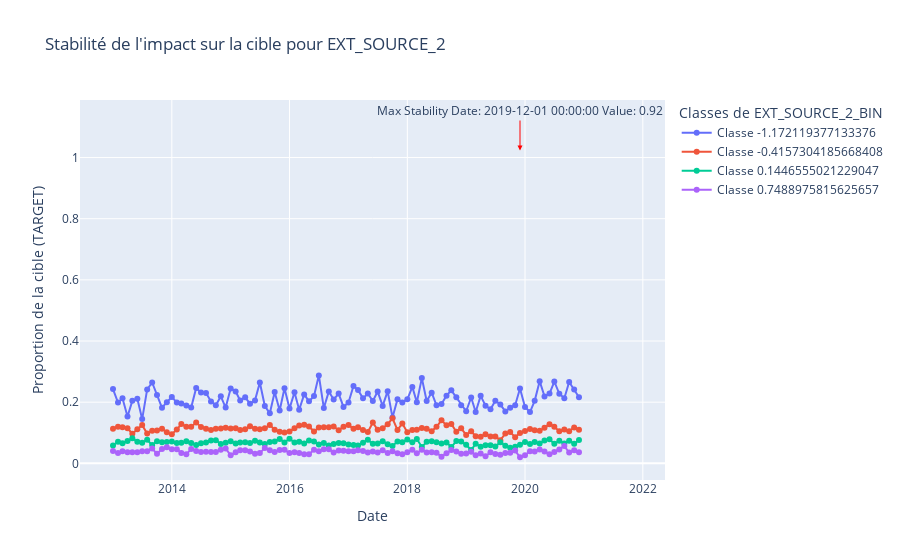
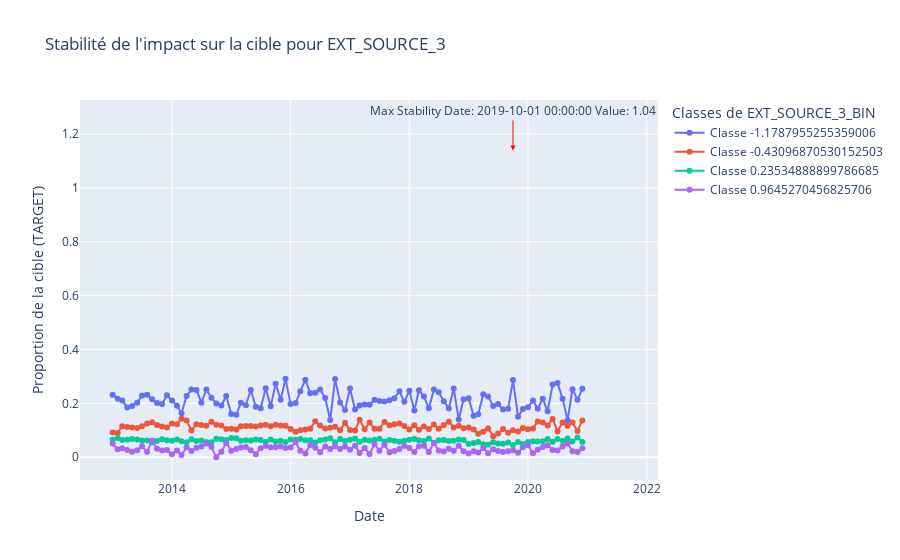

Notebook source saved alongside these figures, in order:
### Code cell
# Créer une fonction pour calculer la stabilité de l'impact sur la cible
def calculate_stability(column):
    stability_df = sous_data.groupby(['date_mensuelle', column])['TARGET'].mean().unstack()
    
    # Calcul de la stabilité pour chaque combinaison de 'date' et de la var disctétisée spécifiée 'column'
    stability_df['stability'] = stability_df.std(axis=1) / stability_df.mean(axis=1)
    return stability_df

# Tracer la stabilité de l'impact sur la cible au fil du temps avec Plotly
for column in float_columns:
    stability_df = calculate_stability(f"{column}_BIN")  # Utilisez la colonne discrétisée
    
    # Créer un graphique en barres empilées avec Plotly
    fig = go.Figure()
    
    for class_label in stability_df.columns[:-1]:
        fig.add_trace(go.Scatter(x=stability_df.index, y=stability_df[class_label],
                                 mode='lines+markers', name=f'Classe {class_label}'))
    
    # Ajouter une annotation pour le maximum de stabilité
    max_stability_date = stability_df['stability'].idxmax()
    max_stability_value = stability_df['stability'].max()
    fig.add_annotation(text=f'Max Stability\nDate: {max_stability_date}\nValue: {max_stability_value:.2f}',
                       x=max_stability_date, y=max_stability_value + 0.1, showarrow=True,
                       arrowhead=2, arrowcolor='red', ax=0, ay=-40)
    
    # Personnaliser la mise en page
    fig.update_layout(title=f'Stabilité de l\'impact sur la cible pour {column}',
                      xaxis_title='Date',
                      yaxis_title='Proportion de la cible (TARGET)',
                      legend_title=f'Classes de {column}_BIN',
                      barmode='stack') # pour empiler les lignes les unes sur les autres pour chaque date
    
    # Afficher le graphique interactif
    fig.show()
